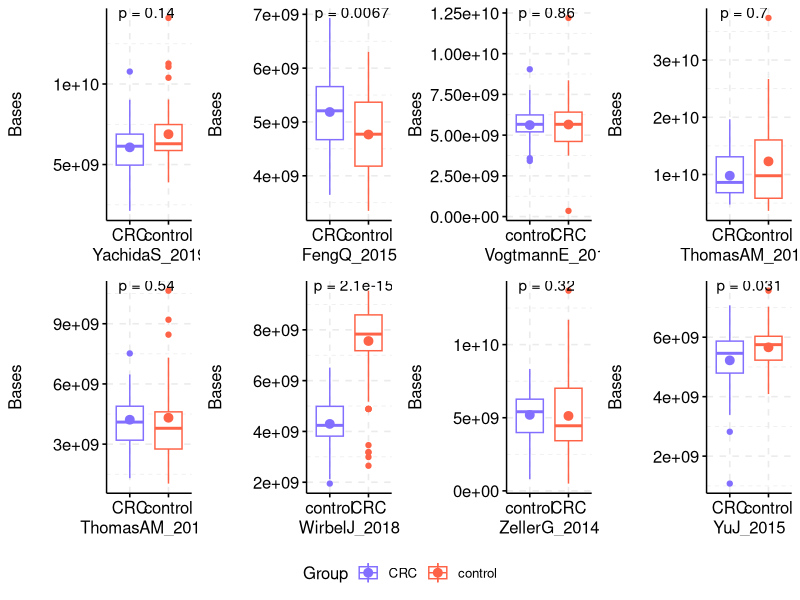

The R source for this figure:
library(ggplot2)
library(dplyr)
require(gridExtra)
library(grid)
library(cowplot)
library(ggpubr)

df<-read.table("depth_comparison.csv", sep=",", header=TRUE)
# df<-filter(df, Cohort!="YuJ_2015"& Cohort!="WirbelJ_2018" & Cohort!="FengQ_2015")
# df<-filter(df, Cohort=="ZellerG_2014" )

pdf(file="depth_comparison.pdf", width=12, height=7, onefile=FALSE)


p1 <- ggboxplot(filter(df, Cohort=="YachidaS_2019"), x = "Group", y = "Bases",
                color = "Group", palette = c("slateblue1" , "tomato"), add="mean")+
  ylab("Bases")+
  stat_compare_means(aes(group = Group), label = "p.format", method = "wilcox.test")+
  grids(linetype = "dashed")+
  xlab("YachidaS_2019")


p2 <- ggboxplot(filter(df, Cohort=="FengQ_2015"), x = "Group", y = "Bases",
                color = "Group", palette = c("slateblue1" , "tomato"), add="mean")+
  ylab("Bases")+
  stat_compare_means(aes(group = Group), label = "p.format", method = "wilcox.test")+
  grids(linetype = "dashed")+
  xlab("FengQ_2015")

p3 <- ggboxplot(filter(df, Cohort=="VogtmannE_2016"), x = "Group", y = "Bases",
                color = "Group", palette = c("slateblue1" , "tomato"), add="mean")+
  ylab("Bases")+
  stat_compare_means(aes(group = Group), label = "p.format", method = "wilcox.test")+
  grids(linetype = "dashed")+
  xlab("VogtmannE_2016")

p4 <- ggboxplot(filter(df, Cohort=="ThomasAM_2018a"), x = "Group", y = "Bases",
                color = "Group", palette = c("slateblue1" , "tomato"), add="mean")+
  ylab("Bases")+
  stat_compare_means(aes(group = Group), label = "p.format", method = "wilcox.test")+
  grids(linetype = "dashed")+
  xlab("ThomasAM_2018a")


p5 <- ggboxplot(filter(df, Cohort=="ThomasAM_2018b"), x = "Group", y = "Bases",
                color = "Group", palette = c("slateblue1" , "tomato"), add="mean")+
  ylab("Bases")+
  stat_compare_means(aes(group = Group), label = "p.format", method = "wilcox.test")+
  grids(linetype = "dashed")+
  xlab("ThomasAM_2018b")


p6 <- ggboxplot(filter(df, Cohort=="WirbelJ_2018"), x = "Group", y = "Bases",
                color = "Group", palette = c("slateblue1" , "tomato"), add="mean")+
  ylab("Bases")+
  stat_compare_means(aes(group = Group), label = "p.format", method = "wilcox.test")+
  grids(linetype = "dashed")+
  xlab("WirbelJ_2018")


p7 <- ggboxplot(filter(df, Cohort=="ZellerG_2014"), x = "Group", y = "Bases",
                color = "Group", palette = c("slateblue1" , "tomato"), add="mean")+
  ylab("Bases")+
  stat_compare_means(aes(group = Group), label = "p.format", method = "wilcox.test")+
  grids(linetype = "dashed")+
  xlab("ZellerG_2014")


p8 <- ggboxplot(filter(df, Cohort=="YuJ_2015"), x = "Group", y = "Bases",
                color = "Group", palette = c("slateblue1" , "tomato"), add="mean")+
  ylab("Bases")+
  stat_compare_means(aes(group = Group), label = "p.format", method = "wilcox.test")+
  grids(linetype = "dashed")+
  xlab("YuJ_2015")


prow <- plot_grid(
  p1 + theme(legend.position="none"),
  p2 + theme(legend.position="none"),
  p3 + theme(legend.position="none"),
  p4 + theme(legend.position="none"),
  p5 + theme(legend.position="none"),
  p6 + theme(legend.position="none"),
  p7 + theme(legend.position="none"),
  p8 + theme(legend.position="none"),
  align = 'vh',
  hjust = -1,
  nrow = 2
)

legend <- get_legend(
  p1 +
    guides(color = guide_legend(nrow = 1)) +
    theme(legend.position = "bottom")
)
plot_grid(prow, legend, ncol = 1, rel_heights = c(1, .1))

dev.off()



# dat<-filter(df, Group=="CRC")
# crc_mean <- dat$Bases
# mean(crc_mean)
# 
# dat<-filter(df, Group=="control")
# control_mean <- dat$Bases
# mean(control_mean)
# 
# wilcox.test(crc_mean, control_mean)
